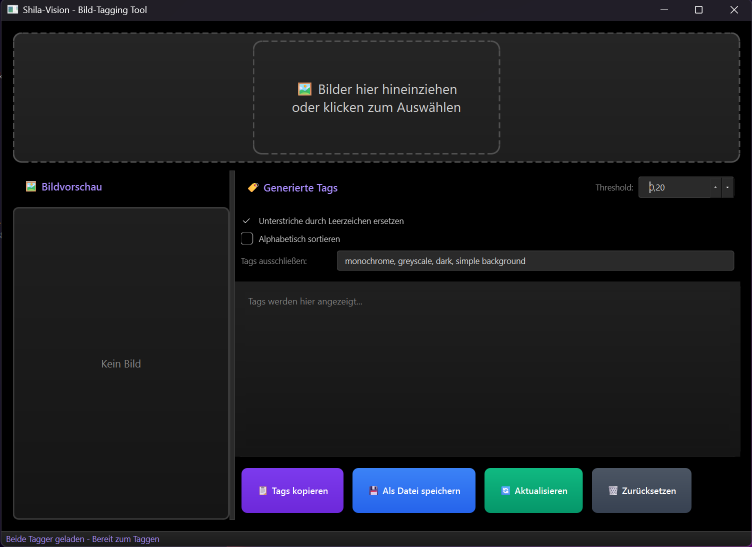
#> input picture shilavisio1.png, 1504 x 1093 px (shown at 1/2 size)
$ python -i image_processing.py   (imports and definitions only)
#> lines starting #> are read from the running program, lines starting #| are printed output that depends on the picture
#> further down, picture is the input picture: PIL image 1504x1093 RGBA; mean R, G, B, A 26, 27.7, 31.4, 255
"""Bildverarbeitungs-Utilities für bessere Tag-Qualität.
Basierend auf dbimutils.py aus stable-diffusion-webui-wd14-tagger."""

import cv2
import numpy as np
from PIL import Image


def fill_transparent(image: Image.Image, color='WHITE'):
    """
    Konvertiert transparente Bereiche zu weißem Hintergrund.

    Args:
        image: PIL Image
        color: Hintergrundfarbe ('WHITE' oder 'BLACK')

    Returns:
        PIL Image mit RGB-Modus
    """
#> called with color = 'WHITE'
    image = image.convert('RGBA')
    bg_color = (255, 255, 255) if color == 'WHITE' else (0, 0, 0)
    new_image = Image.new('RGBA', image.size, bg_color)
#> new_image: PIL image 1504x1093 RGBA; every value is 255
    new_image.paste(image, mask=image)
    image = new_image.convert('RGB')
    return image


# [67 lines left out: functions resize, smart_imread, smart_24bit, not called in this run]


def make_square(img, target_size):
    """
    Macht ein Bild quadratisch durch Padding.

    Args:
        img: OpenCV Image (numpy array, BGR)
        target_size: Mindestgröße für das quadratische Bild

    Returns:
        Quadratisches OpenCV Image
    """
#> called with target_size = 448
    old_size = img.shape[:2]
#> old_size = (1093, 1504)
    desired_size = max(old_size)
#> desired_size = 1504
    desired_size = max(desired_size, target_size)

    delta_w = desired_size - old_size[1]
#> delta_w = 0
    delta_h = desired_size - old_size[0]
#> delta_h = 411
    top, bottom = delta_h // 2, delta_h - (delta_h // 2)
#> top = 205; bottom = 206
    left, right = delta_w // 2, delta_w - (delta_w // 2)
#> left = 0; right = 0

    color = [255, 255, 255]  # Weiß
    new_im = cv2.copyMakeBorder(
        img, top, bottom, left, right, cv2.BORDER_CONSTANT, value=color
    )
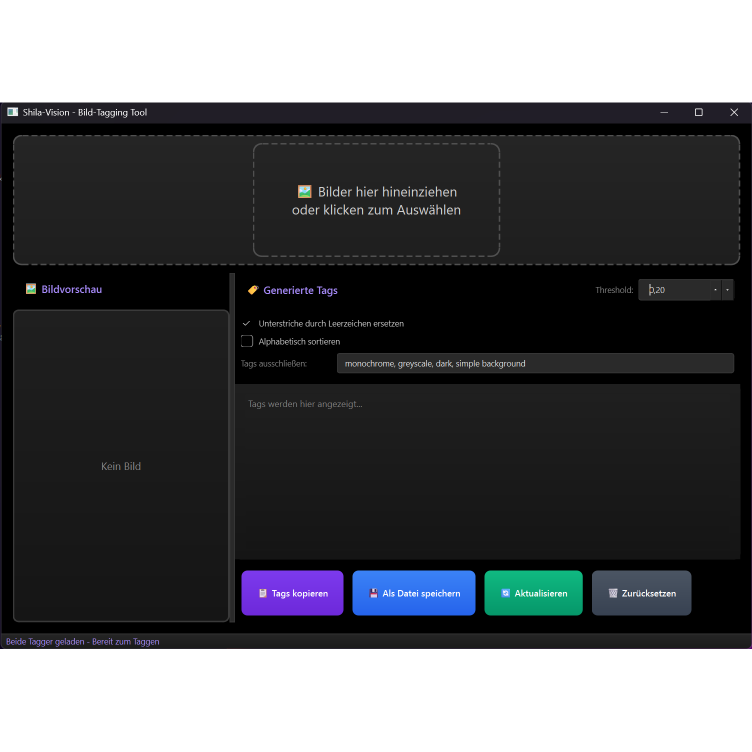
#> new_im: shape (1504, 1504, 3) (shown at 1/2 size); mean B, G, R 92.5, 89.8, 88.6
    return new_im


def smart_resize(img, size):
    """
    Resized ein Bild intelligent (verschiedene Interpolation je nach Größe).

    Args:
        img: OpenCV Image (numpy array, BGR)
        size: Zielgröße

    Returns:
        Resized OpenCV Image
    """
#> called with size = 448
    # Annahme: Bild wurde bereits durch make_square quadratisch gemacht
    if img.shape[0] > size:
        # Verkleinern: INTER_AREA für bessere Qualität
        img = cv2.resize(img, (size, size), interpolation=cv2.INTER_AREA)
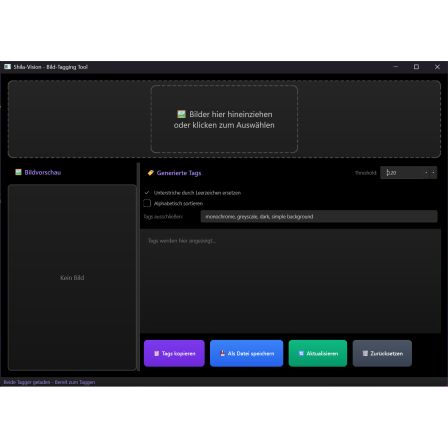
#> img: shape (448, 448, 3); mean of channels 0, 1, 2 92.5, 89.8, 88.6; drawn as B, G, R
    elif img.shape[0] < size:
        # Vergrößern: INTER_CUBIC für bessere Qualität
        img = cv2.resize(img, (size, size), interpolation=cv2.INTER_CUBIC)
    return img


def preprocess_for_wd14(image: Image.Image, target_size: int = 448) -> np.ndarray:
    """
    Vollständiges Preprocessing für WD14 Tagger Modelle.
    Kombiniert alle Schritte für optimale Tag-Qualität.
    Basierend auf der Original-Implementierung von SmilingWolf.

    Args:
        image: PIL Image
        target_size: Zielgröße (Standard: 448 für WD14)

    Returns:
        Preprocessed numpy array (BGR, float32, shape: (1, H, W, 3))
        WICHTIG: Keine ImageNet-Normalisierung! Das Modell erwartet [0, 255] Werte.
    """
    # 1. Alpha zu Weiß konvertieren
    image = fill_transparent(image, color='WHITE')

    # 2. PIL zu numpy (RGB)
    img_array = np.array(image)

    # 3. RGB zu BGR (OpenCV Format)
    img_bgr = img_array[:, :, ::-1]  # RGB zu BGR

    # 4. Quadratisch machen
    img_bgr = make_square(img_bgr, target_size)

    # 5. Smart Resize
    img_bgr = smart_resize(img_bgr, target_size)

    # 6. Zu float32 konvertieren (WICHTIG: Keine Normalisierung auf [0,1]!)
    # Das Modell erwartet [0, 255] Werte in float32
    img_bgr = img_bgr.astype(np.float32)
#> img_bgr: shape (448, 448, 3) float32

    # 7. Batch-Dimension hinzufügen
    img_bgr = np.expand_dims(img_bgr, 0)  # (1, H, W, 3)

    return img_bgr

>>> from PIL import Image
>>> picture = Image.open('../shilavisio1.png')
>>> result = preprocess_for_wd14(picture)

$ run again, on shilavision2.png
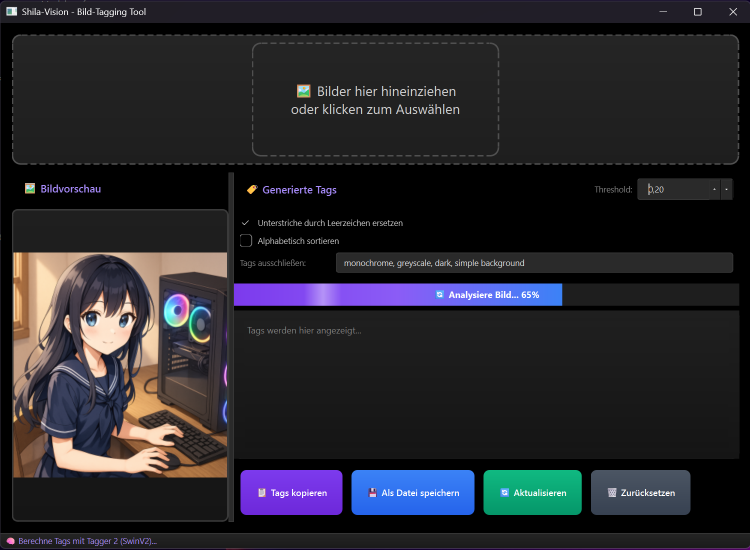
#> input picture shilavision2.png, 1500 x 1099 px (shown at 1/2 size)
#> picture is the input picture: PIL image 1500x1099 RGBA; mean R, G, B, A 38.3, 37.4, 42.9, 255
#> new_image: PIL image 1500x1099 RGBA; every value is 255
#> in make_square, `new_im = cv2.copyMakeBorder( img, top, bottom, left, right, cv2.BORDER..`:
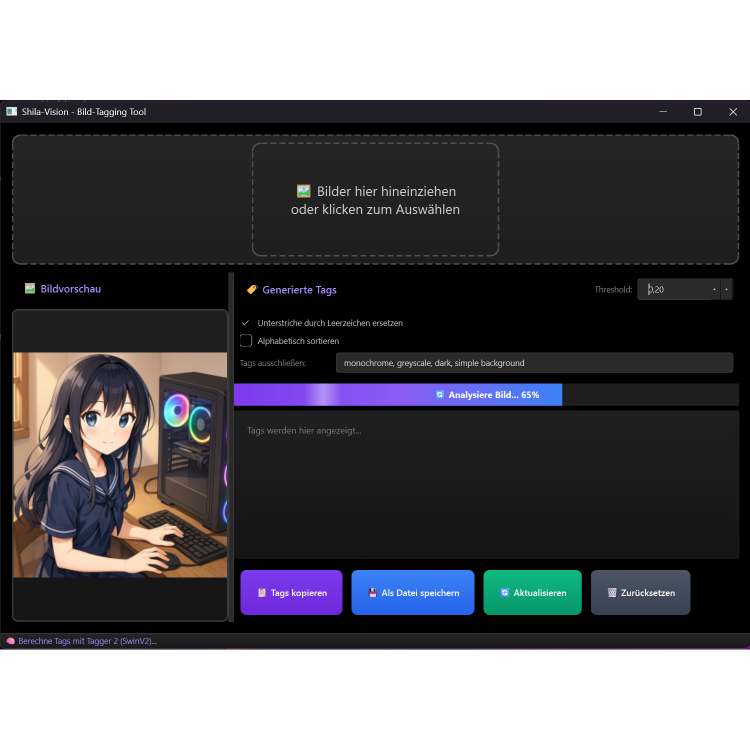
#> new_im: shape (1500, 1500, 3) (shown at 1/2 size); mean B, G, R 99.6, 95.6, 96.2
#> in smart_resize, `img = cv2.resize(img, (size, size), interpolation=cv2.INTER_AREA)`:
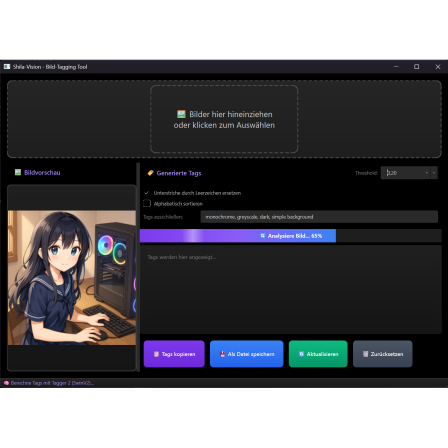
#> img: shape (448, 448, 3); mean of channels 0, 1, 2 99.6, 95.6, 96.2; drawn as B, G, R
